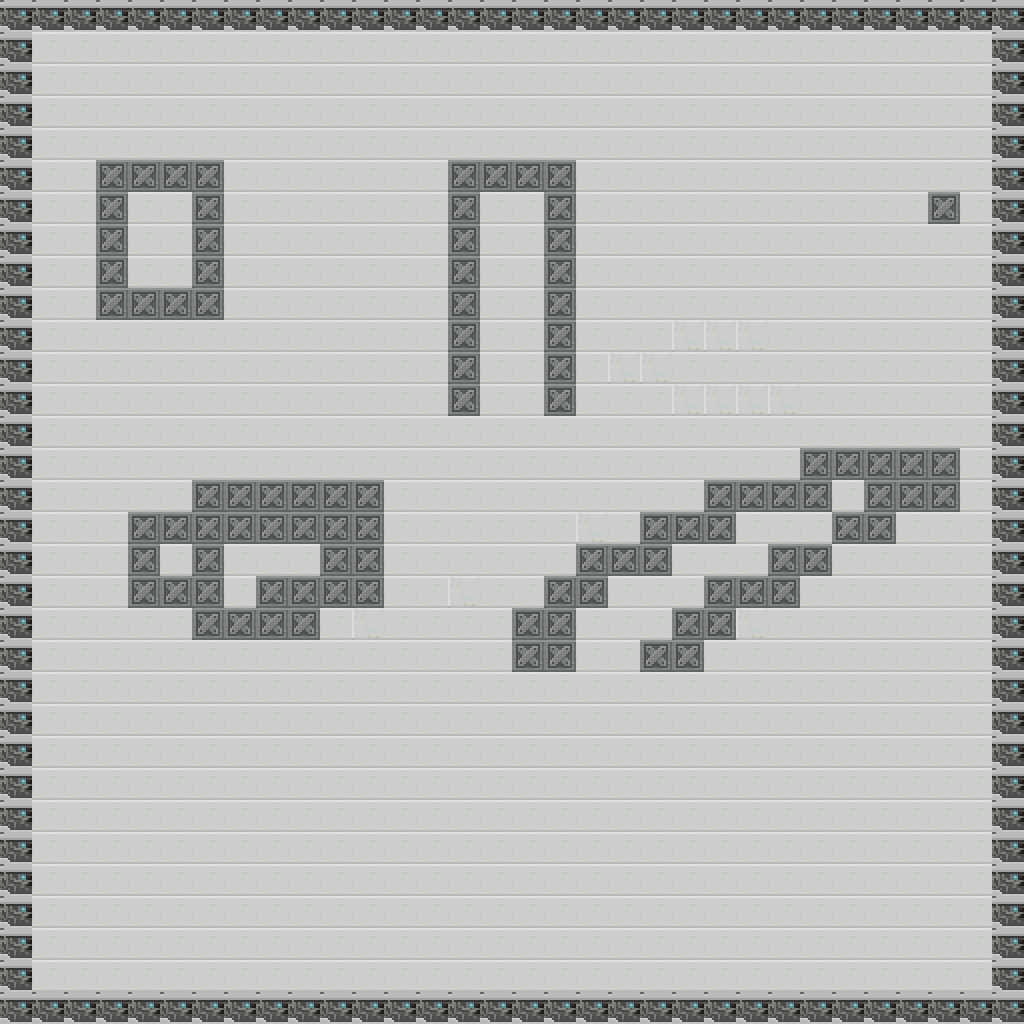

A level layout from a 2D game, rendered from its tile map. Below: a short description, then the map file with its tile-grid data intact:
An orthogonal 32x32 tile map with 32x32 px tiles, 1 tile layer (Tile Layer 1).

<map version="1.2" tiledversion="1.2.1" orientation="orthogonal" renderorder="right-down" width="32" height="32" tilewidth="32" tileheight="32" infinite="0" nextlayerid="4" nextobjectid="1">
 <tileset firstgid="1" source="scifi_platformTiles_32x32.tsx" />
 <layer id="3" name="Tile Layer 1" width="32" height="32">
  <data encoding="csv">
285,285,285,285,285,285,285,285,285,285,285,285,285,285,285,285,285,285,285,285,285,285,285,285,285,285,285,285,285,285,285,285,
285,211,211,211,211,211,211,211,211,211,211,211,211,211,211,211,211,211,211,211,211,211,211,211,211,211,211,211,211,211,211,285,
285,211,211,211,211,211,211,211,211,211,211,211,211,211,211,211,211,211,211,211,211,211,211,211,211,211,211,211,211,211,211,285,
285,211,211,211,211,211,211,211,211,211,211,211,211,211,211,211,211,211,211,211,211,211,211,211,211,211,211,211,211,211,211,285,
285,211,211,211,211,211,211,211,211,211,211,211,211,211,211,211,211,211,211,211,211,211,211,211,211,211,211,211,211,211,211,285,
285,211,211,179,179,179,179,211,211,211,211,211,211,211,179,179,179,179,211,211,211,211,211,211,211,211,211,211,211,211,211,285,
285,211,211,179,211,211,179,211,211,211,211,211,211,211,179,211,211,179,211,211,211,211,211,211,211,211,211,211,211,179,211,285,
285,211,211,179,211,211,179,211,211,211,211,211,211,211,179,211,211,179,211,211,211,211,211,211,211,211,211,211,211,211,211,285,
285,211,211,179,211,211,179,211,211,211,211,211,211,211,179,211,211,179,211,211,211,211,211,211,211,211,211,211,211,211,211,285,
285,211,211,179,179,179,179,211,211,211,211,211,211,211,179,211,211,179,211,211,211,211,211,211,211,211,211,211,211,211,211,285,
285,211,211,211,211,211,211,211,211,211,211,211,211,211,179,211,211,179,211,211,211,216,216,216,211,211,211,211,211,211,211,285,
285,211,211,211,211,211,211,211,211,211,211,211,211,211,179,211,211,179,211,216,216,211,211,211,211,211,211,211,211,211,211,285,
285,211,211,211,211,211,211,211,211,211,211,211,211,211,179,211,211,179,211,211,211,216,216,216,216,211,211,211,211,211,211,285,
285,211,211,211,211,211,211,211,211,211,211,211,211,211,211,211,211,211,211,211,211,211,211,211,211,211,211,211,211,211,211,285,
285,211,211,211,211,211,211,211,211,211,211,211,211,211,211,211,211,211,211,211,211,211,211,211,211,179,179,179,179,179,211,285,
285,211,211,211,211,211,179,179,179,179,179,179,211,211,211,211,211,211,211,211,211,211,179,179,179,179,211,179,179,179,211,285,
285,211,211,211,179,179,179,179,179,179,179,179,211,211,211,211,211,211,216,211,179,179,179,211,211,211,179,179,211,211,211,285,
285,211,211,211,179,211,179,211,211,211,179,179,211,211,211,211,211,211,179,179,179,211,211,211,179,179,211,211,211,211,211,285,
285,211,211,211,179,179,179,211,179,179,179,179,211,211,216,211,211,179,179,211,211,211,179,179,179,211,211,211,211,211,211,285,
285,211,211,211,211,211,179,179,179,179,211,216,211,211,211,211,179,179,211,211,211,179,179,216,211,211,211,211,211,211,211,285,
285,211,211,211,211,211,211,211,211,211,211,211,211,211,211,211,179,179,211,211,179,179,211,211,211,211,211,211,211,211,211,285,
285,211,211,211,211,211,211,211,211,211,211,211,211,211,211,211,211,211,211,211,211,211,211,211,211,211,211,211,211,211,211,285,
285,211,211,211,211,211,211,211,211,211,211,211,211,211,211,211,211,211,211,211,211,211,211,211,211,211,211,211,211,211,211,285,
285,211,211,211,211,211,211,211,211,211,211,211,211,211,211,211,211,211,211,211,211,211,211,211,211,211,211,211,211,211,211,285,
285,211,211,211,211,211,211,211,211,211,211,211,211,211,211,211,211,211,211,211,211,211,211,211,211,211,211,211,211,211,211,285,
285,211,211,211,211,211,211,211,211,211,211,211,211,211,211,211,211,211,211,211,211,211,211,211,211,211,211,211,211,211,211,285,
285,211,211,211,211,211,211,211,211,211,211,211,211,211,211,211,211,211,211,211,211,211,211,211,211,211,211,211,211,211,211,285,
285,211,211,211,211,211,211,211,211,211,211,211,211,211,211,211,211,211,211,211,211,211,211,211,211,211,211,211,211,211,211,285,
285,211,211,211,211,211,211,211,211,211,211,211,211,211,211,211,211,211,211,211,211,211,211,211,211,211,211,211,211,211,211,285,
285,211,211,211,211,211,211,211,211,211,211,211,211,211,211,211,211,211,211,211,211,211,211,211,211,211,211,211,211,211,211,285,
285,211,211,211,211,211,211,211,211,211,211,211,211,211,211,211,211,211,211,211,211,211,211,211,211,211,211,211,211,211,211,285,
285,285,285,285,285,285,285,285,285,285,285,285,285,285,285,285,285,285,285,285,285,285,285,285,285,285,285,285,285,285,285,285
</data>
 </layer>
</map>
